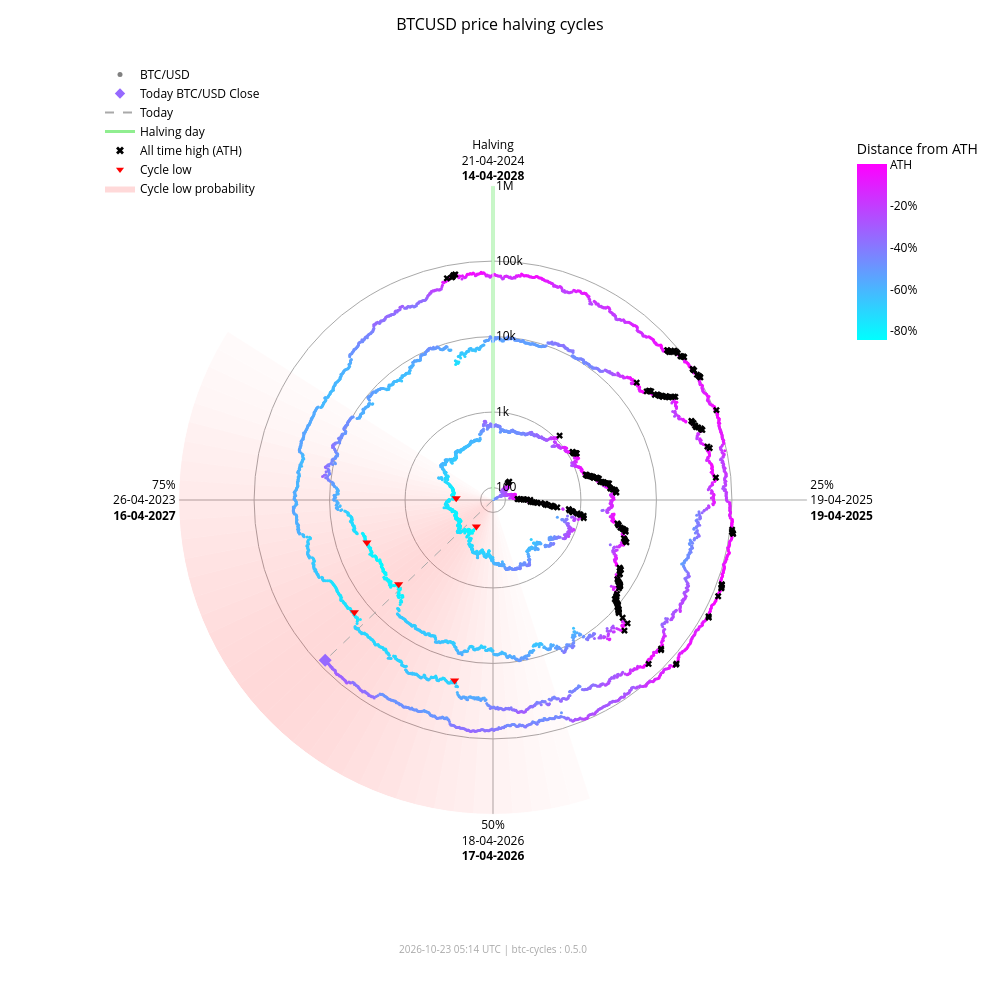

Notebook cell for this chart:
### Markdown cell above
### Interactive chart (plotly)

### Code cell
fig_interactive = btc.plot(
    kind="interactive",
    from_date="2012-11-28",
)
# plotly config for interactivity
config = {"scrollZoom": True, "displayModeBar": True}
# display in notebook
fig_interactive.show(config=config)

### Figure 1 — Plotly figure (JSON) as saved in the notebook; plotly's stock layout.template omitted (floating-point values rounded to 4 significant figures; data arrays with more than 128 entries replaced by an {"elided": "..."} marker saying what was removed)
{"data": [{"fill": "toself", "fillcolor": "rgba(255,0,0,0.018306980149439524)", "hoverinfo": "skip", "line": {"width": 0}, "mode": "lines", "r": [68.43, 1000000, 1000000, 68.43, 68.43], "showlegend": false, "theta": [162.0, 162.0, 165.6, 165.6, 162.0], "type": "scatterpolar"}, {"fill": "toself", "fillcolor": "rgba(255,0,0,0.02405911634527998)", "hoverinfo": "skip", "line": {"width": 0}, "mode": "lines", "r": [68.43, 1000000, 1000000, 68.43, 68.43], "showlegend": false, "theta": [165.6, 165.6, 169.2, 169.2, 165.6], "type": "scatterpolar"}, {"fill": "toself", "fillcolor": "rgba(255,0,0,0.030803449372254352)", "hoverinfo": "skip", "line": {"width": 0}, "mode": "lines", "r": [68.43, 1000000, 1000000, 68.43, 68.43], "showlegend": false, "theta": [169.2, 169.2, 172.8, 172.8, 169.2], "type": "scatterpolar"}, {"fill": "toself", "fillcolor": "rgba(255,0,0,0.03847233586005252)", "hoverinfo": "skip", "line": {"width": 0}, "mode": "lines", "r": [68.43, 1000000, 1000000, 68.43, 68.43], "showlegend": false, "theta": [172.8, 172.8, 176.4, 176.4, 172.8], "type": "scatterpolar"}, {"fill": "toself", "fillcolor": "rgba(255,0,0,0.04694405159551339)", "hoverinfo": "skip", "line": {"width": 0}, "mode": "lines", "r": [68.43, 1000000, 1000000, 68.43, 68.43], "showlegend": false, "theta": [176.4, 176.4, 180.0, 180.0, 176.4], "type": "scatterpolar"}, {"fill": "toself", "fillcolor": "rgba(255,0,0,0.05605603979818329)", "hoverinfo": "skip", "line": {"width": 0}, "mode": "lines", "r": [68.43, 1000000, 1000000, 68.43, 68.43], "showlegend": false, "theta": [180.0, 180.0, 183.6, 183.6, 180.0], "type": "scatterpolar"}, {"fill": "toself", "fillcolor": "rgba(255,0,0,0.06562330627802694)", "hoverinfo": "skip", "line": {"width": 0}, "mode": "lines", "r": [68.43, 1000000, 1000000, 68.43, 68.43], "showlegend": false, "theta": [183.6, 183.6, 187.2, 187.2, 183.6], "type": "scatterpolar"}, {"fill": "toself", "fillcolor": "rgba(255,0,0,0.07545707932574237)", "hoverinfo": "skip", "line": {"width": 0}, "mode": "lines", "r": [68.43, 1000000, 1000000, 68.43, 68.43], "showlegend": false, "theta": [187.2, 187.2, 190.8, 190.8, 187.2], "type": "scatterpolar"}, {"fill": "toself", "fillcolor": "rgba(255,0,0,0.08537841060169407)", "hoverinfo": "skip", "line": {"width": 0}, "mode": "lines", "r": [68.43, 1000000, 1000000, 68.43, 68.43], "showlegend": false, "theta": [190.8, 190.8, 194.4, 194.4, 190.8], "type": "scatterpolar"}, {"fill": "toself", "fillcolor": "rgba(255,0,0,0.09522272137134848)", "hoverinfo": "skip", "line": {"width": 0}, "mode": "lines", "r": [68.43, 1000000, 1000000, 68.43, 68.43], "showlegend": false, "theta": [194.4, 194.4, 198.0, 198.0, 194.4], "type": "scatterpolar"}, {"fill": "toself", "fillcolor": "rgba(255,0,0,0.10483418800389058)", "hoverinfo": "skip", "line": {"width": 0}, "mode": "lines", "r": [68.43, 1000000, 1000000, 68.43, 68.43], "showlegend": false, "theta": [198.0, 198.0, 201.6, 201.6, 198.0], "type": "scatterpolar"}, {"fill": "toself", "fillcolor": "rgba(255,0,0,0.11405248627197925)", "hoverinfo": "skip", "line": {"width": 0}, "mode": "lines", "r": [68.43, 1000000, 1000000, 68.43, 68.43], "showlegend": false, "theta": [201.6, 201.6, 205.2, 205.2, 201.6], "type": "scatterpolar"}, {"fill": "toself", "fillcolor": "rgba(255,0,0,0.12269756305009562)", "hoverinfo": "skip", "line": {"width": 0}, "mode": "lines", "r": [68.43, 1000000, 1000000, 68.43, 68.43], "showlegend": false, "theta": [205.2, 205.2, 208.8, 208.8, 205.2], "type": "scatterpolar"}, {"fill": "toself", "fillcolor": "rgba(255,0,0,0.13055959037792858)", "hoverinfo": "skip", "line": {"width": 0}, "mode": "lines", "r": [68.43, 1000000, 1000000, 68.43, 68.43], "showlegend": false, "theta": [208.8, 208.8, 212.4, 212.4, 208.8], "type": "scatterpolar"}, {"fill": "toself", "fillcolor": "rgba(255,0,0,0.13740037014073872)", "hoverinfo": "skip", "line": {"width": 0}, "mode": "lines", "r": [68.43, 1000000, 1000000, 68.43, 68.43], "showlegend": false, "theta": [212.4, 212.4, 216.0, 216.0, 212.4], "type": "scatterpolar"}, {"fill": "toself", "fillcolor": "rgba(255,0,0,0.14296927208088228)", "hoverinfo": "skip", "line": {"width": 0}, "mode": "lines", "r": [68.43, 1000000, 1000000, 68.43, 68.43], "showlegend": false, "theta": [216.0, 216.0, 219.6, 219.6, 216.0], "type": "scatterpolar"}, {"fill": "toself", "fillcolor": "rgba(255,0,0,0.14703219887325494)", "hoverinfo": "skip", "line": {"width": 0}, "mode": "lines", "r": [68.43, 1000000, 1000000, 68.43, 68.43], "showlegend": false, "theta": [219.6, 219.6, 223.2, 223.2, 219.6], "type": "scatterpolar"}, {"fill": "toself", "fillcolor": "rgba(255,0,0,0.14940752827264187)", "hoverinfo": "skip", "line": {"width": 0}, "mode": "lines", "r": [68.43, 1000000, 1000000, 68.43, 68.43], "showlegend": false, "theta": [223.2, 223.2, 226.8, 226.8, 223.2], "type": "scatterpolar"}, {"fill": "toself", "fillcolor": "rgba(255,0,0,0.15)", "hoverinfo": "skip", "line": {"width": 0}, "mode": "lines", "r": [68.43, 1000000, 1000000, 68.43, 68.43], "showlegend": false, "theta": [226.8, 226.8, 230.4, 230.4, 226.8], "type": "scatterpolar"}, {"fill": "toself", "fillcolor": "rgba(255,0,0,0.14882314851976614)", "hoverinfo": "skip", "line": {"width": 0}, "mode": "lines", "r": [68.43, 1000000, 1000000, 68.43, 68.43], "showlegend": false, "theta": [230.4, 230.4, 234.0, 234.0, 230.4], "type": "scatterpolar"}, {"fill": "toself", "fillcolor": "rgba(255,0,0,0.14600334989350275)", "hoverinfo": "skip", "line": {"width": 0}, "mode": "lines", "r": [68.43, 1000000, 1000000, 68.43, 68.43], "showlegend": false, "theta": [234.0, 234.0, 237.6, 237.6, 234.0], "type": "scatterpolar"}, {"fill": "toself", "fillcolor": "rgba(255,0,0,0.14176315293000513)", "hoverinfo": "skip", "line": {"width": 0}, "mode": "lines", "r": [68.43, 1000000, 1000000, 68.43, 68.43], "showlegend": false, "theta": [237.6, 237.6, 241.2, 241.2, 237.6], "type": "scatterpolar"}, {"fill": "toself", "fillcolor": "rgba(255,0,0,0.1363869302869166)", "hoverinfo": "skip", "line": {"width": 0}, "mode": "lines", "r": [68.43, 1000000, 1000000, 68.43, 68.43], "showlegend": false, "theta": [241.2, 241.2, 244.8, 244.8, 241.2], "type": "scatterpolar"}, {"fill": "toself", "fillcolor": "rgba(255,0,0,0.13017643696734477)", "hoverinfo": "skip", "line": {"width": 0}, "mode": "lines", "r": [68.43, 1000000, 1000000, 68.43, 68.43], "showlegend": false, "theta": [244.8, 244.8, 248.4, 248.4, 244.8], "type": "scatterpolar"}, {"fill": "toself", "fillcolor": "rgba(255,0,0,0.1234063302665758)", "hoverinfo": "skip", "line": {"width": 0}, "mode": "lines", "r": [68.43, 1000000, 1000000, 68.43, 68.43], "showlegend": false, "theta": [248.4, 248.4, 252.0, 252.0, 248.4], "type": "scatterpolar"}, {"fill": "toself", "fillcolor": "rgba(255,0,0,0.11628949020714345)", "hoverinfo": "skip", "line": {"width": 0}, "mode": "lines", "r": [68.43, 1000000, 1000000, 68.43, 68.43], "showlegend": false, "theta": [252.0, 252.0, 255.6, 255.6, 252.0], "type": "scatterpolar"}, {"fill": "toself", "fillcolor": "rgba(255,0,0,0.108959277972535)", "hoverinfo": "skip", "line": {"width": 0}, "mode": "lines", "r": [68.43, 1000000, 1000000, 68.43, 68.43], "showlegend": false, "theta": [255.6, 255.6, 259.2, 259.2, 255.6], "type": "scatterpolar"}, {"fill": "toself", "fillcolor": "rgba(255,0,0,0.1014715299920515)", "hoverinfo": "skip", "line": {"width": 0}, "mode": "lines", "r": [68.43, 1000000, 1000000, 68.43, 68.43], "showlegend": false, "theta": [259.2, 259.2, 262.8, 262.8, 259.2], "type": "scatterpolar"}, {"fill": "toself", "fillcolor": "rgba(255,0,0,0.09382430417652897)", "hoverinfo": "skip", "line": {"width": 0}, "mode": "lines", "r": [68.43, 1000000, 1000000, 68.43, 68.43], "showlegend": false, "theta": [262.8, 262.8, 266.4, 266.4, 262.8], "type": "scatterpolar"}, {"fill": "toself", "fillcolor": "rgba(255,0,0,0.08598937207621672)", "hoverinfo": "skip", "line": {"width": 0}, "mode": "lines", "r": [68.43, 1000000, 1000000, 68.43, 68.43], "showlegend": false, "theta": [266.4, 266.4, 270.0, 270.0, 266.4], "type": "scatterpolar"}, {"fill": "toself", "fillcolor": "rgba(255,0,0,0.07794710108398434)", "hoverinfo": "skip", "line": {"width": 0}, "mode": "lines", "r": [68.43, 1000000, 1000000, 68.43, 68.43], "showlegend": false, "theta": [270.0, 270.0, 273.6, 273.6, 270.0], "type": "scatterpolar"}, {"fill": "toself", "fillcolor": "rgba(255,0,0,0.06971614429145927)", "hoverinfo": "skip", "line": {"width": 0}, "mode": "lines", "r": [68.43, 1000000, 1000000, 68.43, 68.43], "showlegend": false, "theta": [273.6, 273.6, 277.2, 277.2, 273.6], "type": "scatterpolar"}, {"fill": "toself", "fillcolor": "rgba(255,0,0,0.061371174705723626)", "hoverinfo": "skip", "line": {"width": 0}, "mode": "lines", "r": [68.43, 1000000, 1000000, 68.43, 68.43], "showlegend": false, "theta": [277.2, 277.2, 280.8, 280.8, 277.2], "type": "scatterpolar"}, {"fill": "toself", "fillcolor": "rgba(255,0,0,0.05304520605236535)", "hoverinfo": "skip", "line": {"width": 0}, "mode": "lines", "r": [68.43, 1000000, 1000000, 68.43, 68.43], "showlegend": false, "theta": [280.8, 280.8, 284.4, 284.4, 280.8], "type": "scatterpolar"}, {"fill": "toself", "fillcolor": "rgba(255,0,0,0.044916938988340704)", "hoverinfo": "skip", "line": {"width": 0}, "mode": "lines", "r": [68.43, 1000000, 1000000, 68.43, 68.43], "showlegend": false, "theta": [284.4, 284.4, 288.0, 288.0, 284.4], "type": "scatterpolar"}, {"fill": "toself", "fillcolor": "rgba(255,0,0,0.0371870550186571)", "hoverinfo": "skip", "line": {"width": 0}, "mode": "lines", "r": [68.43, 1000000, 1000000, 68.43, 68.43], "showlegend": false, "theta": [288.0, 288.0, 291.6, 291.6, 288.0], "type": "scatterpolar"}, {"fill": "toself", "fillcolor": "rgba(255,0,0,0.030049603184432498)", "hoverinfo": "skip", "line": {"width": 0}, "mode": "lines", "r": [68.43, 1000000, 1000000, 68.43, 68.43], "showlegend": false, "theta": [291.6, 291.6, 295.2, 295.2, 291.6], "type": "scatterpolar"}, {"fill": "toself", "fillcolor": "rgba(255,0,0,0.023665126797805223)", "hoverinfo": "skip", "line": {"width": 0}, "mode": "lines", "r": [68.43, 1000000, 1000000, 68.43, 68.43], "showlegend": false, "theta": [295.2, 295.2, 298.8, 298.8, 295.2], "type": "scatterpolar"}, {"fill": "toself", "fillcolor": "rgba(255,0,0,0.018141004067302662)", "hoverinfo": "skip", "line": {"width": 0}, "mode": "lines", "r": [68.43, 1000000, 1000000, 68.43, 68.43], "showlegend": false, "theta": [298.8, 298.8, 302.4, 302.4, 298.8], "type": "scatterpolar"}, {"hoverinfo": "skip", "line": {"color": "darkgrey", "dash": "dash", "width": 1}, "mode": "lines", "r": [68.43, 81310.0], "showlegend": false, "theta": [226.3, 226.3], "type": "scatterpolar"}, {"hoverinfo": "skip", "line": {"color": "lightgreen", "width": 3}, "mode": "lines", "r": [68.43, 1000000], "showlegend": false, "theta": [0, 0], "type": "scatterpolar"}, {"hoverinfo": "text", "marker": {"color": {"elided": "4927 str values"}, "size": 3}, "mode": "markers", "r": {"elided": "4927 float values"}, "showlegend": false, "text": {"elided": "4927 str values"}, "theta": {"elided": "4927 float values"}, "type": "scatterpolar"}, {"hoverinfo": "text", "marker": {"color": "#9669ff", "size": 10, "symbol": "diamond"}, "mode": "markers", "r": [81310.0], "showlegend": false, "text": ["Today<br>Date: 2026-10-22<br>Price: $81,311.89"], "theta": [226.3], "type": "scatterpolar"}, {"hoverinfo": "text", "marker": {"color": "black", "size": 6, "symbol": "x"}, "mode": "markers", "r": {"elided": "182 float values"}, "showlegend": false, "text": {"elided": "182 str values"}, "theta": {"elided": "182 float values"}, "type": "scatterpolar"}, {"hoverinfo": "text", "marker": {"color": "red", "size": 8, "symbol": "triangle-down"}, "mode": "markers", "r": [178.1, 210.5, 3237.0, 3961.0, 19020.0, 15790.0], "showlegend": false, "text": ["Cycle Low<br>Date: 2015-01-14<br>Price: $178.10<br>ATH distance: -84.5%", "Cycle Low<br>Date: 2015-08-24<br>Price: $210.49<br>ATH distance: -81.7%", "Cycle Low<br>Date: 2018-12-15<br>Price: $3,236.76<br>ATH distance: -83.4%", "Cycle Low<br>Date: 2019-03-15<br>Price: $3,960.91<br>ATH distance: -79.7%", "Cycle Low<br>Date: 2022-06-18<br>Price: $19,017.64<br>ATH distance: -71.9%", "Cycle Low<br>Date: 2022-11-21<br>Price: $15,787.28<br>ATH distance: -76.6%"], "theta": [212.1, 272.7, 228.3, 251.4, 192.0, 231.0], "type": "scatterpolar"}, {"marker": {"color": "grey", "size": 5}, "mode": "markers", "name": "BTC/USD", "r": [null], "theta": [null], "type": "scatterpolar"}, {"marker": {"color": "#9669ff", "size": 8, "symbol": "diamond"}, "mode": "markers", "name": "Today BTC/USD Close", "r": [null], "theta": [null], "type": "scatterpolar"}, {"line": {"color": "darkgrey", "dash": "dash"}, "mode": "lines", "name": "Today", "r": [null], "theta": [null], "type": "scatterpolar"}, {"line": {"color": "lightgreen", "width": 3}, "mode": "lines", "name": "Halving day", "r": [null], "theta": [null], "type": "scatterpolar"}, {"marker": {"color": "black", "size": 7, "symbol": "x"}, "mode": "markers", "name": "All time high (ATH)", "r": [null], "theta": [null], "type": "scatterpolar"}, {"marker": {"color": "red", "size": 7, "symbol": "triangle-down"}, "mode": "markers", "name": "Cycle low", "r": [null], "theta": [null], "type": "scatterpolar"}, {"fill": "toself", "fillcolor": "rgba(255,0,0,0.15)", "line": {"width": 0}, "mode": "lines", "name": "Cycle low probability", "r": [null], "theta": [null], "type": "scatterpolar"}, {"hoverinfo": "skip", "marker": {"cmax": 0, "cmin": -0.8453, "color": [0], "colorbar": {"len": 0.25, "ticktext": ["ATH", "-20%", "-40%", "-60%", "-80%", "-100%"], "tickvals": [0, -0.2, -0.4, -0.6, -0.8, -1.0], "title": {"text": "Distance from ATH"}, "x": 0.95, "y": 0.92, "yanchor": "top"}, "colorscale": {"elided": "256x2 mixed values"}, "showscale": true, "size": 0}, "mode": "markers", "r": [null], "showlegend": false, "theta": [null], "type": "scatterpolar"}], "layout": {"annotations": [{"font": {"color": "darkgrey", "size": 10}, "showarrow": false, "text": "2026-10-23 05:14 UTC | btc-cycles : 0.5.0", "x": 0.5, "xref": "paper", "y": -0.02, "yref": "paper"}], "font": {"color": "black"}, "height": 1000, "legend": {"bgcolor": "rgba(0,0,0,0)", "font": {"color": "black"}, "x": 0.0, "y": 1.0}, "margin": {"b": 60, "l": 100, "r": 80, "t": 60}, "paper_bgcolor": "white", "plot_bgcolor": "white", "polar": {"angularaxis": {"color": "black", "direction": "clockwise", "gridcolor": "darkgrey", "rotation": 90, "ticktext": ["Halving<br>21-04-2024<br><b>14-04-2028</b>", "25%<br>19-04-2025<br><b>19-04-2025</b>", "50%<br>18-04-2026<br><b>17-04-2026</b>", "75%<br>26-04-2023<br><b>16-04-2027</b>"], "tickvals": [0, 90, 180, 270]}, "bgcolor": "white", "domain": {"x": [0.1, 0.9], "y": [0.05, 0.95]}, "radialaxis": {"angle": 90, "color": "black", "gridcolor": "darkgrey", "range": [1.835, 6.0], "tickangle": 90, "ticktext": ["100", "1k", "10k", "100k", "1M"], "tickvals": [100, 1000, 10000, 100000, 1000000], "type": "log"}}, "title": {"font": {"color": "black", "size": 16}, "text": "BTCUSD price halving cycles", "x": 0.5}, "width": 1000}}
